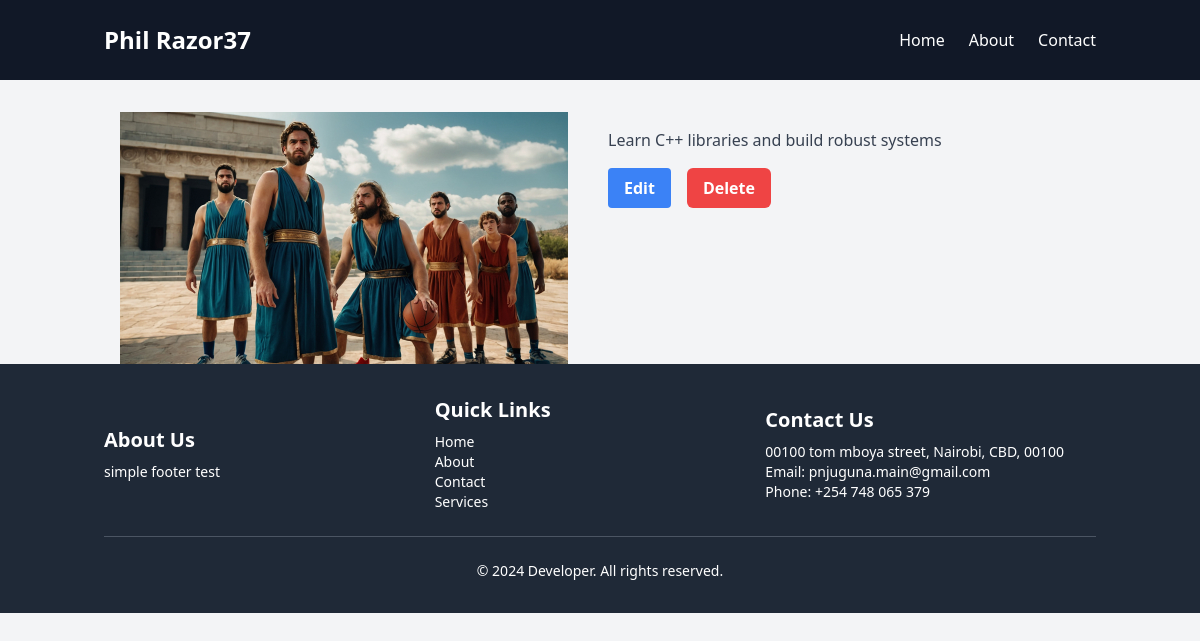
The page /core/book/7/ on the database its author committed.
### core/models.py (models this page shows, shortened)
class Book(models.Model):
    book_id  = models.AutoField(primary_key=True)
    title = models.CharField(max_length=255)
    description = models.TextField(blank=True , null=True)
    image = models.ImageField(upload_to='book_images')

### core/views.py (the view)
# urls.py: path('book/<int:pk>/', views.book_detail, name='book_detail'),
def book_detail(request, pk):
    book = get_object_or_404(Book, pk=pk)
    return render(request, 'core/book_detail.html', {'book': book})

### core/templates/core/book_detail.html (shortened to what this page needs)
{% extends 'core/base.html' %}
{% block content %}
    <div class="container mx-auto mt-8 px-4">
        <div class="grid grid-cols-1 md:grid-cols-2 gap-4">
            <div class="max-w-md">
                <img src="{{ book.image.url }}" alt="{{ book.title }}" class="w-full h-auto">
            </div>
            <div>
                <p class="text-gray-700 mb-4">{{ book.description }}</p>
                <div class="flex space-x-4">
                    <a href="{% url 'edit_book' book.book_id %}" class="bg-blue-500 hover:bg-blue-700 text-white font-bold py-2 px-4 rounded">
                        Edit
                    </a>
                    <a href="{% url 'delete_book' book.book_id %}" class="inline-block bg-red-500 hover:bg-red-700 text-white font-bold py-2 px-4 rounded-md transition duration-300 ease-in-out">
                        Delete
                    </a>
                </div>
            </div>
        </div>
    </div>
{% endblock %}

### rows shown on the page
Book: image (placeholder picture), description "Learn C++ libraries and build robust systems"
